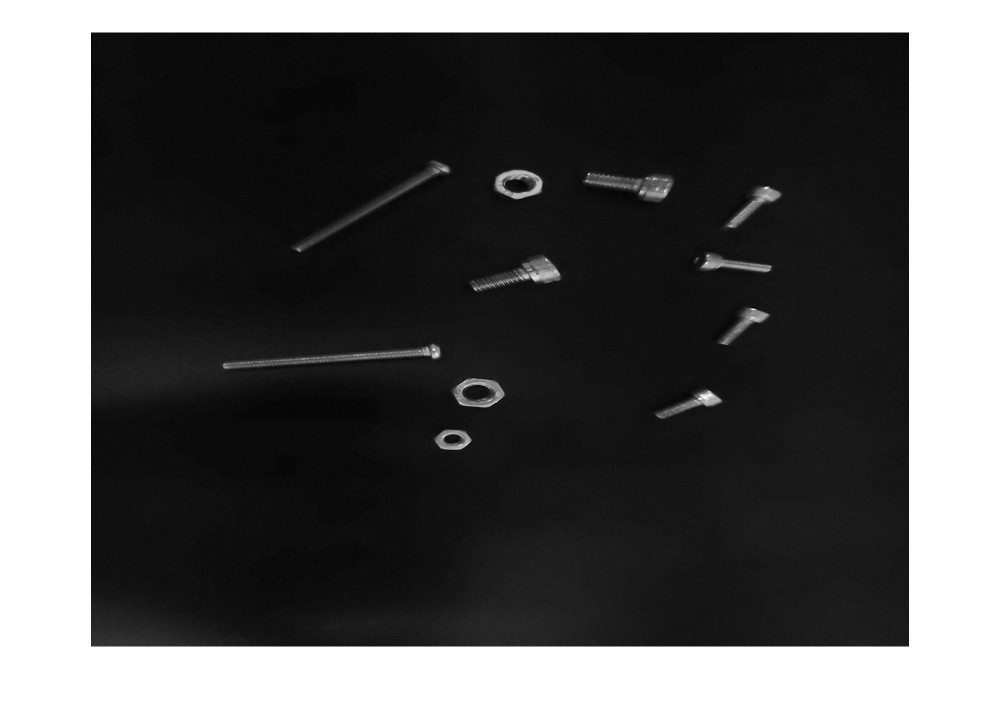
#> input picture figure/Nuts.jpg, 1002 x 728 px
$ jupyter execute Nuts.ipynb
#> lines starting #> are read from the running program, lines starting #| are printed output that depends on the picture; after the words box and inside, x2 and y2 are one past the last pixel; in counts of white or black regions, pixels touching at a corner belong together
[cell 1]
import cv2
import matplotlib.pyplot as plt

[cell 2]
image = cv2.imread('./figure/Nuts.jpg', cv2.IMREAD_GRAYSCALE)
#> image is the input picture: shape (728, 1002); min 0, max 255, mean 93
plt.imshow(image, cmap='gray')
plt.axis('off')
plt.show()

[cell 3]
thresh = cv2.threshold(image, 50, 255, cv2.THRESH_BINARY)[1]
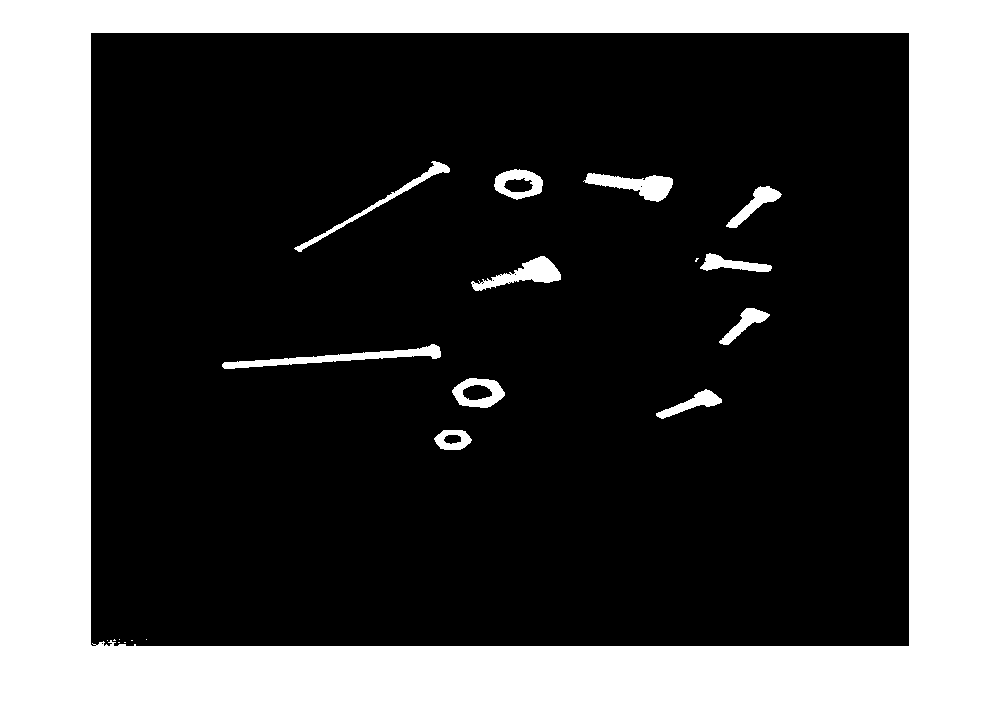
#> thresh: shape (728, 1002); 32.6% white; 20 white regions (8 under 20 px), largest, box (x1, y1, x2, y2) and area: (0, 0, 1002, 728) 228097, (222, 344, 441, 369) 1575, (583, 173, 673, 202) 1290
plt.imshow(thresh, cmap='gray')
plt.axis('off')
plt.show()
